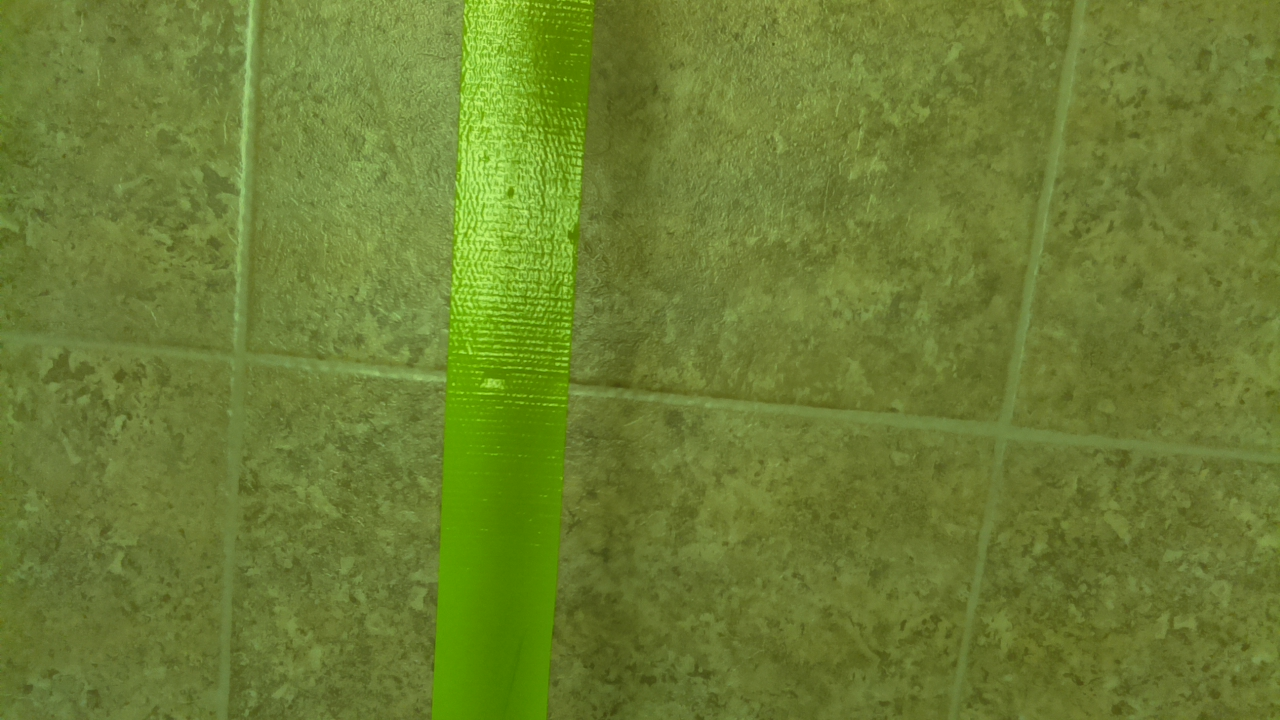
//> input picture LineAnalysis/testImages/seatofchair.jpg, 1280 x 720 px, given in place of , which was not available
$ ./main ../../LineAnalysis/testImages/seatofchair.jpg   (built with g++ and OpenCV 4)
//> lines starting //> are read from the running program, lines starting //| are printed output that depends on the picture; after the words box and inside, x2 and y2 are one past the last pixel; in counts of white or black regions, pixels touching at a corner belong together; pictures that were not available may be replaced by others from this repository, and a replacement may not be noted
#include <iostream>
#include <string>
#include <cmath>

#include <opencv2/core/core.hpp>
#include <opencv2/imgproc/imgproc.hpp>
#include <opencv2/highgui/highgui.hpp>

const std::string windowName = "OpenCV Shits!";
int hueLow;
int hueHigh;
int satLow;
int satHigh;
int valLow;
int valHigh;
int angle;
int bbSize;
cv::Mat orig;

void UpdateImages(int, void*);

int main(int nargs, char **argv)
{
    // parse inputs
    unsigned char hue;
    std::string imageFile;
    for(int i = 0; i < nargs; ++i) {
        if((strcmp(argv[i], "-i") == 0) && (i+1 < nargs)) {
            imageFile = std::string(argv[++i]);
        }
        else if((strcmp(argv[i], "-h") == 0) && (i+1 < nargs)) {
            sscanf(argv[++i], "%hhu", &hue);
        }
    }

    orig = cv::imread(imageFile);
//> orig is the input picture: 720 rows x 1280 cols, CV_8UC3; mean B, G, R 49.5, 126.5, 108
    if(orig.empty()) {
        std::cout << "Not open file :(\n";
        return 0;
    }
    hueLow = 40;
    hueHigh = 50;
    satLow = 140;
    satHigh = 255;
    valLow = 115;
    valHigh = 245;
    cv::Mat asHue(1, 1, orig.type(), cv::Scalar(45, (255+140)/2, (245+115)/2));
//> asHue = [[45, 197, 180]]
    cv::Mat asBGR;
    cv::cvtColor(asHue, asBGR, CV_HSV2BGR);
//> asBGR = [[41, 180, 110]]
    std::cout << asHue << " ---> " << asBGR << std::endl;
//| [ 45, 197, 180] ---> [ 41, 180, 110]
    std::cout << asHue.at<cv::Vec3b>(0, 0) << " or " << asHue.at<cv::Vec3b>(1, 1) << std::endl;
//| [45, 197, 180] or [0, 0, 0]
    cv::namedWindow("Thresholding");
    cv::createTrackbar("BB Area Truncate", "Thresholding", &bbSize, 2000, UpdateImages);
    UpdateImages(0, (void*)NULL);
    while(cv::waitKey() != 'q') {}
}

void UpdateImages(int, void*)
{
    // Step 0: Blur!
    cv::Mat blured;
    cv::blur(orig, blured, cv::Size(3, 3));

    cv::Mat origHSV;
    cv::cvtColor(blured, origHSV, CV_BGR2HSV);
//> origHSV: 720 rows x 1280 cols, CV_8UC3; mean H, S, V 36.8, 154.8, 126.5

    // Step 1: Perform threshold filtering
    cv::Mat threshed;
    cv::inRange(origHSV, cv::Scalar(hueLow, satLow, valLow), cv::Scalar(hueHigh, satHigh, valHigh), threshed);
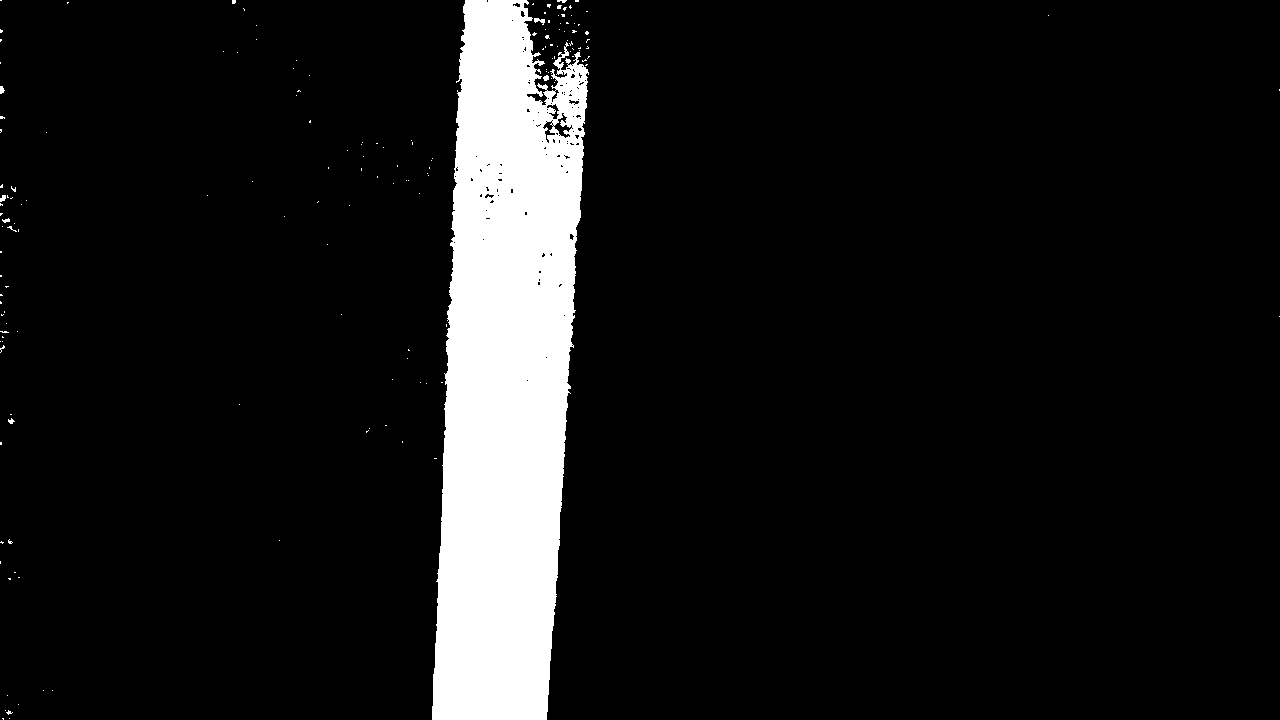
//> threshed: 720 rows x 1280 cols, CV_8UC1; 9.1% white; 161 white regions (153 under 20 px)

    cv::Mat threshedCopy = threshed.clone();
    std::vector<std::vector<cv::Point> > contours;
    cv::findContours(threshedCopy, contours, CV_RETR_LIST, CV_CHAIN_APPROX_SIMPLE);
//> contours = 279 contours, 268 with area under 20; largest, box (x1, y1, x2, y2) and area: (432, 0, 589, 720) 82892, (553, 112, 573, 139) 201, (542, 120, 556, 144) 124, (546, 103, 560, 120) 98, (551, 89, 560, 103) 42
    for(auto contour : contours) {
        cv::Rect bbox = cv::boundingRect(cv::Mat(contour));
        if(bbox.area() < bbSize) {
            // draw the bbox in the same color as its neighbor
            cv::Point tl = bbox.tl();
            cv::Scalar fillColor = threshed.at<cv::Scalar>(tl);
            cv::Mat roi(threshed, bbox);
            roi = fillColor;
        }
    }
//> this loop made 279 passes
//> (contour, bbox) on passes 1, 2, 4: (1 Point (x, y): [9, 718], Rect(9, 718, 1, 1)), (3 Points (x, y): [2, 718], [3, 719], [3, 718], Rect(2, 718, 2, 2)), (1 Point (x, y): [5, 710], Rect(5, 710, 1, 1))
//> the 'q' key is pressed

    cv::imshow("Thresholding", threshed);
}

$ run again, on LineAnalysis/testImages/topofchair.jpg
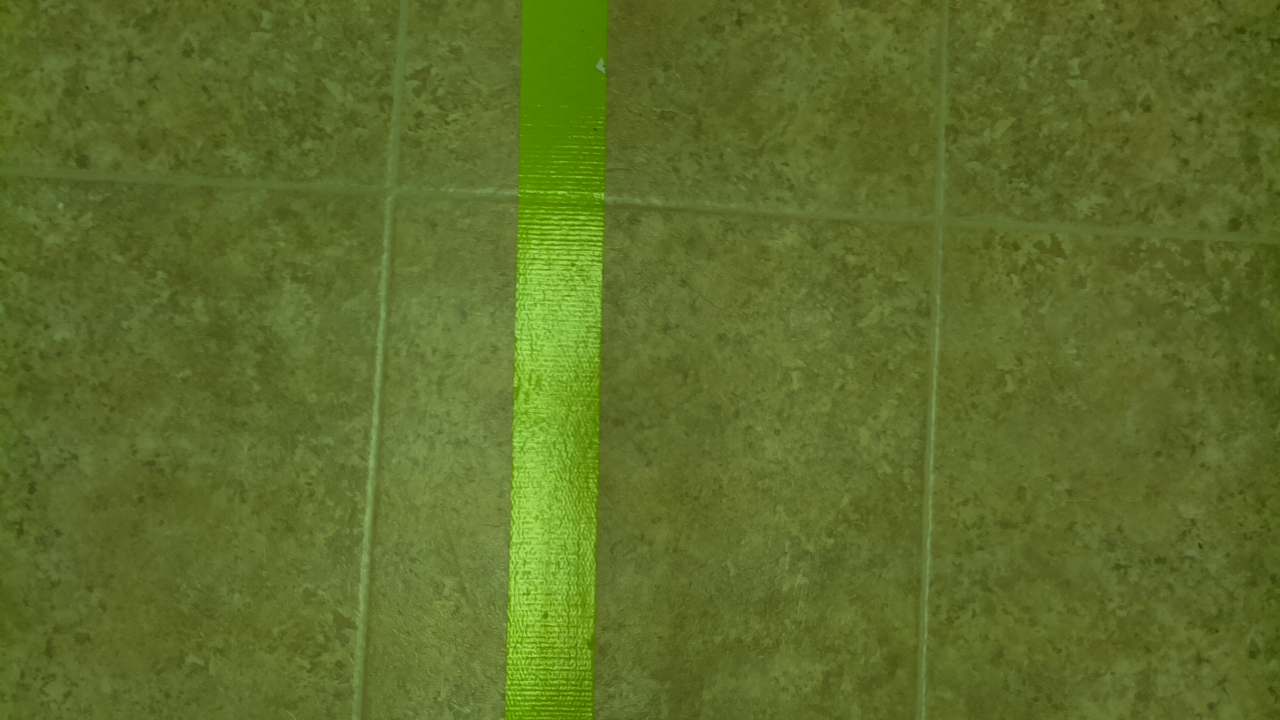
//> input picture LineAnalysis/testImages/topofchair.jpg, 1280 x 720 px, given in place of , which was not available
//> orig is the input picture: 720 rows x 1280 cols, CV_8UC3; mean B, G, R 41.4, 109.9, 94.1
//| [ 45, 197, 180] ---> [ 41, 180, 110]
//| [45, 197, 180] or [0, 0, 0]
//> origHSV: 720 rows x 1280 cols, CV_8UC3; mean H, S, V 36.6, 158.7, 109.9
//> in UpdateImages, `cv::inRange(origHSV, cv::Scalar(hueLow, satLow, valLow), cv::Scalar(hu..`:
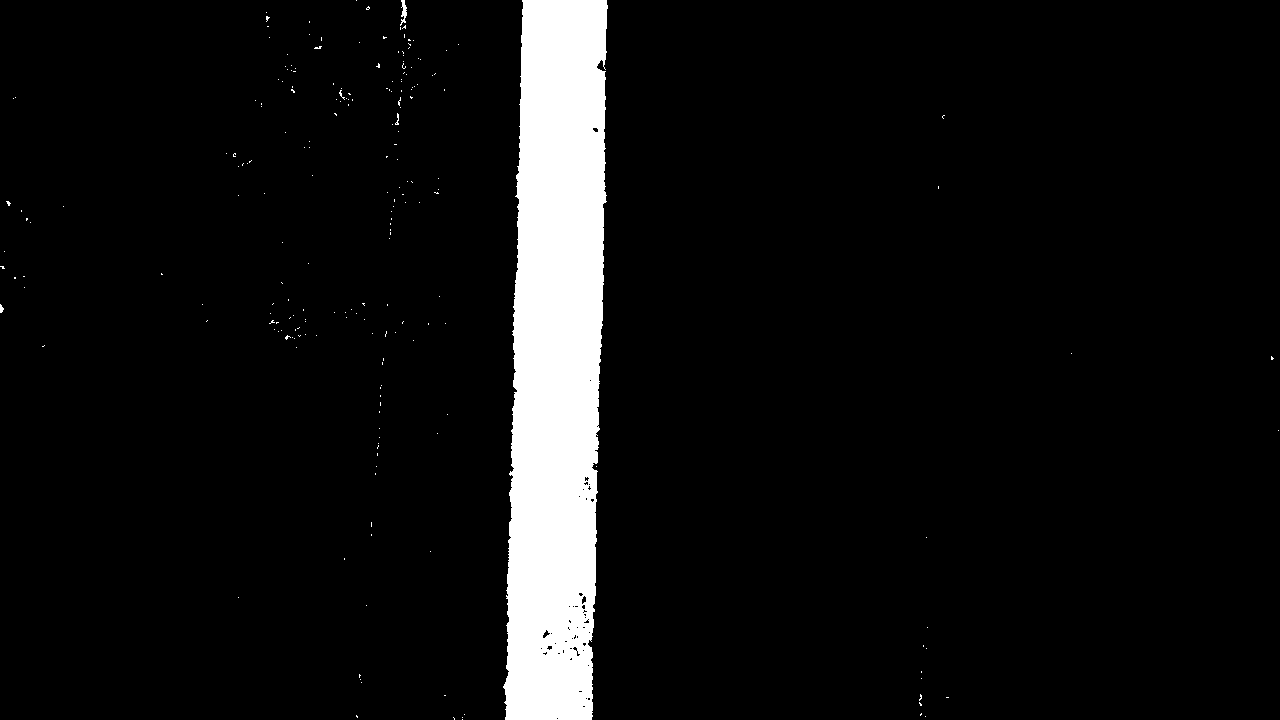
//> threshed: 720 rows x 1280 cols, CV_8UC1; 6.8% white; 219 white regions (215 under 20 px)
//> contours = 274 contours, 268 with area under 20; largest, box (x1, y1, x2, y2) and area: (503, 0, 608, 720) 61168, (400, 0, 407, 26) 60, (542, 629, 551, 639) 36, (581, 595, 587, 605) 30, (592, 127, 599, 133) 22, (546, 645, 553, 651) 20
//> the loop in UpdateImages, `for(auto contour : contours)` made 274 passes
//> bbox on passes 2, 4, 6: Rect(556, 717, 3, 3), Rect(453, 717, 2, 3), Rect(356, 715, 2, 3)
